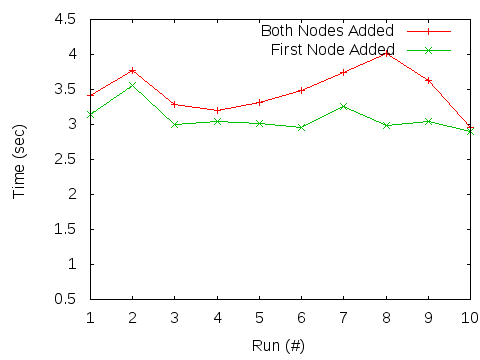

The gnuplot source for this figure:
set term png size 480,360
set yrange [0.5:4.5]
set ylabel "Time (sec)"
set xlabel "Run (#)"
set output 'test_1_secure.png'
set lmargin 9
set rmargin 1
set tmargin 1

plot 'plot-test1-secure.dat' u 1:2 t 'Both Nodes Added' with linespoint, 'plot-test1-secure.dat' u 1:3 t 'First Node Added' with linespoint
